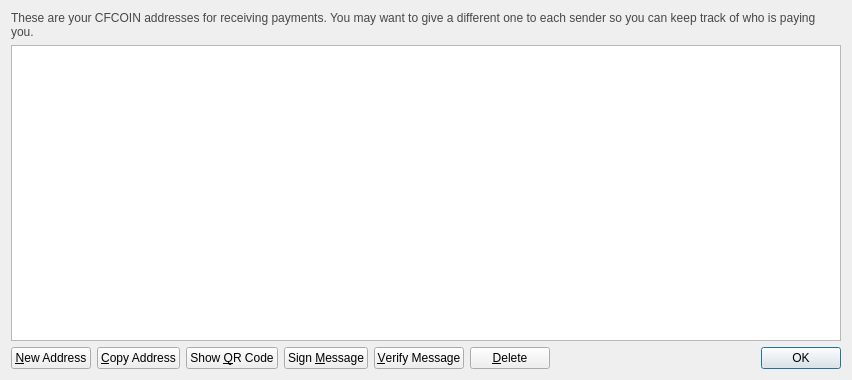
<?xml version="1.0" encoding="UTF-8"?>
<ui version="4.0">
 <class>AddressBookPage</class>
 <widget class="QWidget" name="AddressBookPage">
  <property name="geometry">
   <rect>
    <x>0</x>
    <y>0</y>
    <width>852</width>
    <height>380</height>
   </rect>
  </property>
  <property name="windowTitle">
   <string>Address Book</string>
  </property>
  <layout class="QVBoxLayout" name="verticalLayout">
   <item>
    <widget class="QLabel" name="labelExplanation">
     <property name="styleSheet">
      <string notr="true">#labelExplanation { color: #464747; }</string>
     </property>
     <property name="text">
      <string>These are your CFCOIN addresses for receiving payments. You may want to give a different one to each sender so you can keep track of who is paying you.</string>
     </property>
     <property name="textFormat">
      <enum>Qt::PlainText</enum>
     </property>
     <property name="wordWrap">
      <bool>true</bool>
     </property>
    </widget>
   </item>
   <item>
    <widget class="QTableView" name="tableView">
     <property name="contextMenuPolicy">
      <enum>Qt::CustomContextMenu</enum>
     </property>
     <property name="toolTip">
      <string>Double-click to edit address or label</string>
     </property>
     <property name="tabKeyNavigation">
      <bool>false</bool>
     </property>
     <property name="alternatingRowColors">
      <bool>true</bool>
     </property>
     <property name="selectionMode">
      <enum>QAbstractItemView::SingleSelection</enum>
     </property>
     <property name="selectionBehavior">
      <enum>QAbstractItemView::SelectRows</enum>
     </property>
     <property name="sortingEnabled">
      <bool>true</bool>
     </property>
     <attribute name="verticalHeaderVisible">
      <bool>false</bool>
     </attribute>
    </widget>
   </item>
   <item>
    <layout class="QHBoxLayout" name="horizontalLayout">
     <item>
      <widget class="QPushButton" name="newAddressButton">
       <property name="toolTip">
        <string>Create a new address</string>
       </property>
       <property name="text">
        <string>&amp;New Address</string>
       </property>
       <property name="icon">
        <iconset resource="../bitcoin.qrc">
         <normaloff>:/icons/add</normaloff>:/icons/add</iconset>
       </property>
      </widget>
     </item>
     <item>
      <widget class="QPushButton" name="copyToClipboard">
       <property name="toolTip">
        <string>Copy the currently selected address to the system clipboard</string>
       </property>
       <property name="text">
        <string>&amp;Copy Address</string>
       </property>
       <property name="icon">
        <iconset resource="../bitcoin.qrc">
         <normaloff>:/icons/editcopy</normaloff>:/icons/editcopy</iconset>
       </property>
      </widget>
     </item>
     <item>
      <widget class="QPushButton" name="showQRCode">
       <property name="text">
        <string>Show &amp;QR Code</string>
       </property>
       <property name="icon">
        <iconset resource="../bitcoin.qrc">
         <normaloff>:/icons/qrcode</normaloff>:/icons/qrcode</iconset>
       </property>
      </widget>
     </item>
     <item>
      <widget class="QPushButton" name="signMessage">
       <property name="toolTip">
        <string>Sign a message to prove you own a CFCOIN address</string>
       </property>
       <property name="text">
        <string>Sign &amp;Message</string>
       </property>
       <property name="icon">
        <iconset resource="../bitcoin.qrc">
         <normaloff>:/icons/edit</normaloff>:/icons/edit</iconset>
       </property>
      </widget>
     </item>
     <item>
      <widget class="QPushButton" name="verifyMessage">
       <property name="toolTip">
        <string>Verify a message to ensure it was signed with a specified CFCOIN address</string>
       </property>
       <property name="text">
        <string>&amp;Verify Message</string>
       </property>
       <property name="icon">
        <iconset resource="../bitcoin.qrc">
         <normaloff>:/icons/transaction_0</normaloff>:/icons/transaction_0</iconset>
       </property>
      </widget>
     </item>
     <item>
      <widget class="QPushButton" name="deleteButton">
       <property name="toolTip">
        <string>Delete the currently selected address from the list</string>
       </property>
       <property name="text">
        <string>&amp;Delete</string>
       </property>
       <property name="icon">
        <iconset resource="../bitcoin.qrc">
         <normaloff>:/icons/remove</normaloff>:/icons/remove</iconset>
       </property>
      </widget>
     </item>
     <item>
      <spacer name="horizontalSpacer">
       <property name="orientation">
        <enum>Qt::Horizontal</enum>
       </property>
       <property name="sizeHint" stdset="0">
        <size>
         <width>40</width>
         <height>20</height>
        </size>
       </property>
      </spacer>
     </item>
     <item>
      <widget class="QDialogButtonBox" name="buttonBox">
       <property name="sizePolicy">
        <sizepolicy hsizetype="Maximum" vsizetype="Fixed">
         <horstretch>0</horstretch>
         <verstretch>0</verstretch>
        </sizepolicy>
       </property>
       <property name="standardButtons">
        <set>QDialogButtonBox::Ok</set>
       </property>
      </widget>
     </item>
    </layout>
   </item>
  </layout>
 </widget>
 <resources>
  <include location="../bitcoin.qrc"/>
 </resources>
 <connections/>
</ui>
